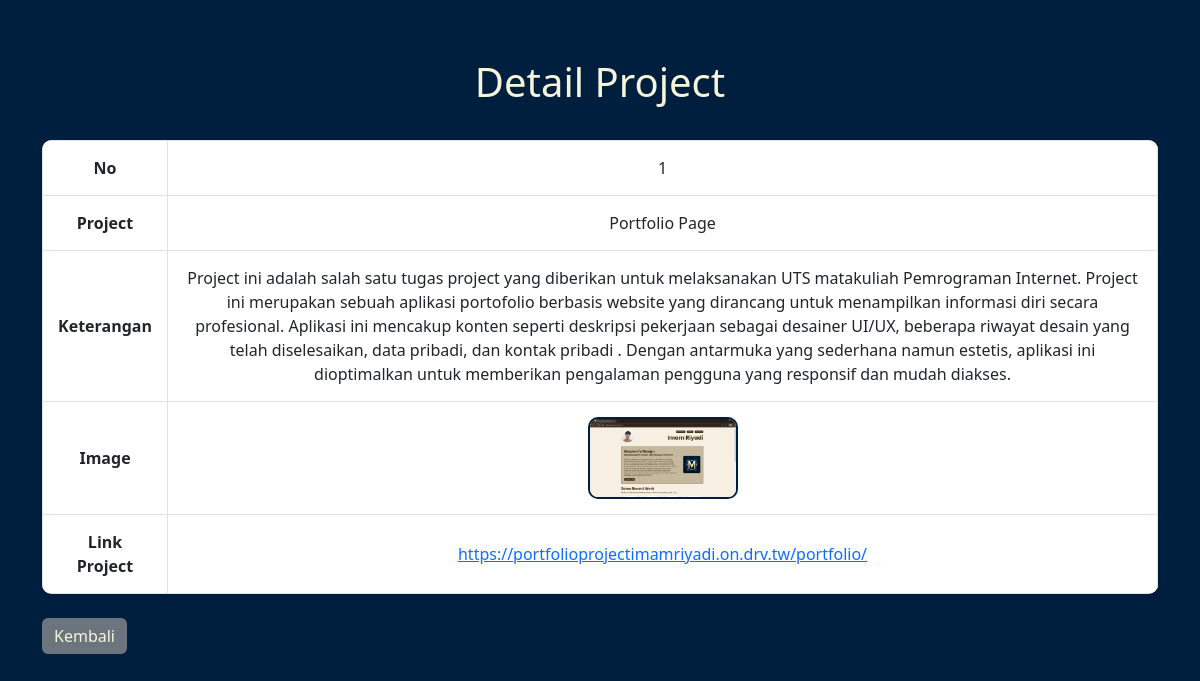
The app's page /backend/view_project.php?nomor=1 with its own data.
### tables this page shows
CREATE TABLE `project` (
  `nomor` int(11) NOT NULL,
  `project` varchar(255) NOT NULL,
  `keterangan` text DEFAULT NULL,
  `foto` varchar(255) DEFAULT NULL,
  `link_project` varchar(255) NOT NULL
);

### backend/view_project.php (the view, shortened to what this page needs)
<?php
include 'database.php';
$nomor = $_GET['nomor'] ?? null;
$sql = "SELECT * FROM project WHERE nomor = '$nomor'";
$result = $conn -> query($sql);
if ($result -> num_rows > 0) {
  $row = $result -> fetch_assoc();
} else {
  echo "<div class='alert alert-warning'>Data tidak ditemukan!</div>";
  exit;
}
?>
<!DOCTYPE html>
<html lang="id">
<head>
  <link href="https://cdn.jsdelivr.net/npm/bootstrap@5.3.0-alpha1/dist/css/bootstrap.min.css" rel="stylesheet">
  <link rel="stylesheet" href="style.css">
</head>
<body>
  <div class="container mt-5">
    <h1 class="mb-4">Detail Project</h1>
    <table class="table table-bordered">
      <tr>
        <th>No</th>
        <td><?= $row['nomor'] ?></td>
      </tr>
      <tr>
        <th>Project</th>
        <td><?= $row['project'] ?></td>
      </tr>
      <tr>
        <th>Keterangan</th>
        <td><?= $row['keterangan'] ?></td>
      </tr>
      <tr>
        <th>Image</th>
        <td>
          <a href="assets/images/<?= $row['foto'] ?>" target="_blank">
          <img src="assets/images/<?= $row['foto'] ?>" alt="Foto" width="150" style="cursor: pointer;">
        </td>
      </tr>
      <tr>
        <th>Link Project</th>
        <td><a href="<?= $row['link_project'] ?>" target="_blank"><?= $row['link_project'] ?></a></td>
      </tr>
    </table>
    <a href="index.php" class="btn btn-secondary mt-2">Kembali</a>
  </div>
</body>
</html>

### backend/style.css (style rules this page uses)
body { background-color: #001f3f; color: #f5f5dc; }
table { background-color: #f5f5dc; box-shadow: 0 4px 8px rgba(0, 0, 0, 0.1); border-radius: 10px; overflow: hidden; }
.table th, .table td { text-align: center; padding: 15px; vertical-align: middle; }
.table tbody tr:nth-child(odd) { background-color: #f0ead6; }
.btn { border: none; color: #f5f5dc; }
img { border: 2px solid #001f3f; border-radius: 10px; }
h1 { color: #f5f5dc; padding: 10px; text-align: center; }

### records on screen
project: nomor "1", project "Portfolio Page", keterangan "Project ini adalah salah satu tugas project yang diberikan untuk melaksanakan UTS matakuliah Pemrograman Internet. Project ini merupakan sebuah aplikasi portofolio berbasis website yang dirancang untuk menampilkan informasi diri secara profesional. Aplikasi ini mencakup konten seperti deskripsi pekerjaan sebagai desainer UI/UX, beberapa riwayat desain yang telah diselesaikan, data pribadi, dan kontak pribadi . Dengan antarmuka yang sederhana namun estetis, aplikasi ini dioptimalkan untuk memberikan pengalaman pengguna yang responsif dan mudah diakses.", foto (picture), link_project "https://portfolioprojectimamriyadi.on.drv.tw/portfolio/"
